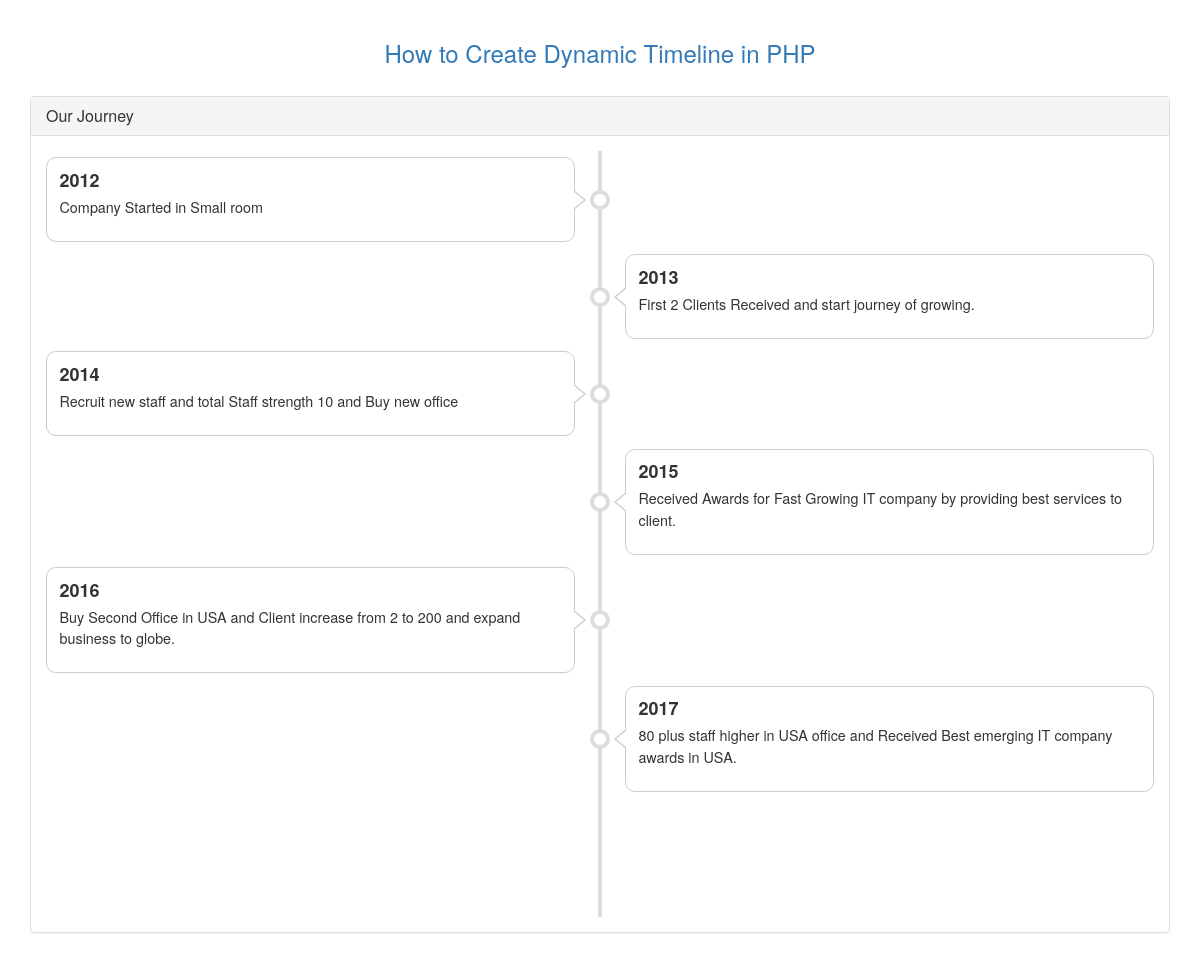
The app's page /vertical-timeline.php with its own data.
### tables this page shows
CREATE TABLE `timeline` (
  `id` int(11) NOT NULL,
  `year` int(10) NOT NULL,
  `comment` text NOT NULL
);

### vertical-timeline.php (the view, shortened to what this page needs)
<?php
$connect = new PDO("mysql:host=localhost;dbname=testing", "root", "");
$query = "SELECT * FROM timeline ORDER BY id ASC";
$statement = $connect->prepare($query);
$statement->execute();
$result = $statement->fetchAll();
?>
<html>
    <head>
		<link rel="stylesheet" href="css/bootstrap.min.css" />
        <link rel="stylesheet" href="css/timeline.min.css" />
    </head>
    <body>
        <div class="container">
			<br />
			<h3 align="center"><a href="">How to Create Dynamic Timeline in PHP</a></a></h3><br />
			<div class="panel panel-default">
				<div class="panel-heading">
                    <h3 class="panel-title">Our Journey</h3>
                </div>
                <div class="panel-body">
                	<div class="timeline">
                        <div class="timeline__wrap">
                            <div class="timeline__items">
                            <?php
                            foreach($result as $row)
                            {
                            ?>
                            	<div class="timeline__item">
                                    <div class="timeline__content">
                                    	<h2><?php echo $row["year"]; ?></h2>
                                    	<p><?php echo $row["comment"]; ?></p>
                                    </div>
                                </div>
                            <?php
                            }
                            ?>
                            </div>
                        </div>
                    </div>
                </div>
			</div>
		</div>
    </body>
</html>

### records on screen
timeline: year "2012", comment "Company Started in Small room"
timeline: year "2013", comment "First 2 Clients Received and start journey of growing."
timeline: year "2014", comment "Recruit new staff and total Staff strength 10 and Buy new office"
timeline: year "2015", comment "Received Awards for Fast Growing IT company by providing best services to client."
timeline: year "2016", comment "Buy Second Office in USA and Client increase from 2 to 200 and expand business to globe."
timeline: year "2017", comment "80 plus staff higher in USA office and Received Best emerging IT company awards in USA."
